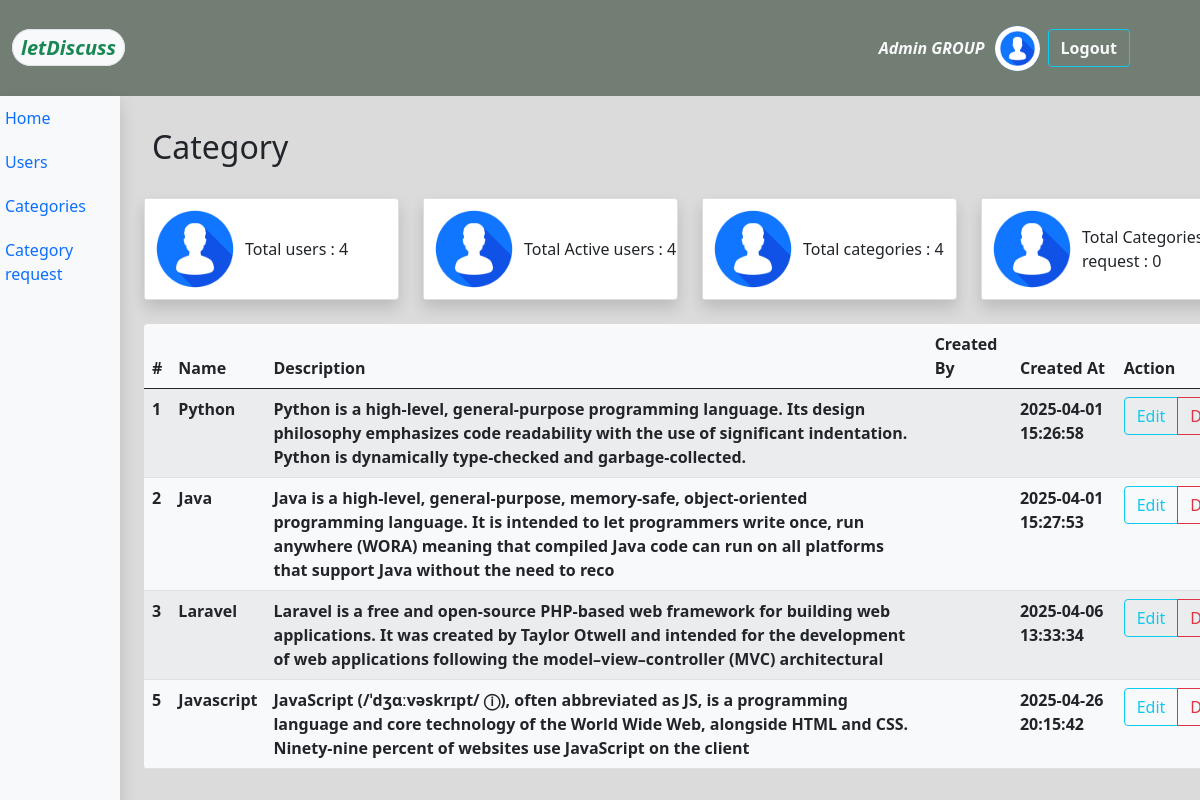
Screenshot of /admin/category.php (signed in) with the database file from the repository.
### tables this page shows
CREATE TABLE `categories` (
  `category_id` int(11) NOT NULL,
  `category_name` varchar(255) NOT NULL,
  `category_description` varchar(255) DEFAULT NULL,
  `created_by` tinyint(11) DEFAULT NULL,
  `created_at` datetime NOT NULL DEFAULT current_timestamp(),
  `updated_at` datetime DEFAULT NULL,
  `is_deleted` tinyint(2) NOT NULL DEFAULT 0 COMMENT '0:not deleted, 1: deleted'
);

### admin/category.php (the view, shortened to what this page needs)
<?php include 'partials/_header.php' ?>
<?php include 'partials/_navBar.php' ?>
<?php include 'partials/_leftNav.php' ?>
<?php
    include '../partial/_dbconnection.php';
    if($_SESSION['loggedin']== true){
    $resultUser =mysqli_query($conn, 'SELECT * FROM users');
    $resultUserCount = mysqli_num_rows($resultUser);
    $resultUserActive =mysqli_query($conn, 'SELECT * FROM users WHERE is_deleted = 0');
    $resultUserActiveCount = mysqli_num_rows($resultUserActive);
    $resultCateogy =mysqli_query($conn, 'SELECT * FROM categories WHERE is_deleted = 0');
    $resultCateogyCount = mysqli_num_rows($resultCateogy);
    $resultCateogyRequest =mysqli_query($conn, 'SELECT * FROM category_requests WHERE req_status = 0');
    $resultCateogyRequestCount = mysqli_num_rows($resultCateogyRequest);
    }else{
        header('location: index.php');
    }
?>
<div class="admin-home-div col-12 container">
    <h2 class="py-3 px-2 my-3">Category</h2>
    <div class="cars-sapce row col-12">
        <div class="total-users-count col-md-3 col-12">
            <div class="card d-flex flex-row align-items-center rounded shadow">
                <div class="image">
                    <img src="../public/images/tradimg.jpg" width="100" height="100" alt="">
                </div>
                <div class="info-about">Total users : <?php echo $resultUserCount ?></div>
            </div>
        </div>
        <div class="total-categories-count col-md-3 col-12">
            <div class="card d-flex flex-row align-items-center rounded shadow">
                <div class="image">
                    <img src="../public/images/tradimg.jpg" width="100" height="100" alt="">
                </div>
                <div class="info-about">Total Active users : <?php echo $resultUserActiveCount ?></div>
            </div>
        </div>
        <div class="total-categories-count col-md-3 col-12">
            <div class="card d-flex flex-row align-items-center rounded shadow">
                <div class="image">
                    <img src="../public/images/tradimg.jpg" width="100" height="100" alt="">
                </div>
                <div class="info-about">Total categories : <?php echo $resultCateogyCount ?></div>
            </div>
        </div>
        <div class="total-categories-count col-md-3 col-12">
            <div class="card d-flex flex-row align-items-center rounded shadow">
                <div class="image">
                    <img src="../public/images/tradimg.jpg" width="100" height="100" alt="">
                </div>
                <div class="info-about">Total Categories request : <?php echo $resultCateogyRequestCount?></div>
            </div>
        </div>
    </div>
    <div class="category-deatils-data mt-4 bg-light rounded ">
        <table class="table table-striped" id="cat-table">
            <thead>
                <tr>
                    <th scope="col">#</th>
                    <th scope="col">Name</th>
                    <th scope="col">Description</th>
                    <th scope="col">Created By</th>
                    <th scope="col">Created At</th>
                    <th scope="col">Action</th>
                </tr>
            </thead>
            <tbody>
                <?php
                    if($resultCateogyCount > 0){
                        while($row = mysqli_fetch_assoc($resultCateogy)){
                            echo ' <tr>
                                    <th>'.$row['category_id'].'</th>
                                    <th>'.$row['category_name'].'</th>
                                    <th>'.$row['category_description'].'</th>
                                    <th>'.$row['created_by'].'</th>
                                    <th>'.$row['created_at'].'</th>
                                    <th>
                                    <div class="btn-group" role="group" aria-label="Basic mixed styles example">
                                        <button type="button" class="editCat btn btn-outline-info" data-bs-toggle="modal" data-bs-target="#editCatModal">Edit</button>
                                        <button type="button" class="deleteCat btn btn-outline-danger" data-bs-toggle="modal" data-bs-target="#deleteCatModal">Delete</button>
                                    </div>
                                    </th>
                                </tr>';
                        }
                    }
                ?>
            </tbody>
        </table>
    </div>
</div>
<?php include 'partials/_footer.php' ?>

### admin/partials/_header.php (shortened to what this page needs)
<!doctype html>
<html lang="en">
  <head>
    <link rel="stylesheet" href="../public/css/css/bootstrap.css">
    <link rel="stylesheet" href="https://cdn.datatables.net/2.2.2/css/dataTables.dataTables.min.css">
     <link rel="stylesheet" href="../public/css/main.css">
  </head>
  <body class="bg-light-grey-whitish">

### admin/partials/_navBar.php (shortened to what this page needs)
<div class="col-12 row vh-20 admin-nav w-100 m-0 div-navbar">
    <div class="left  col-md-6 col-12">
        <a class="navbar-brand" href="home.php"><span class="text-succes fst-italic fw-bold text-success border rounded-pill px-2 py-1 bg-light">letDiscuss</span></a>
    </div>
    <div class="right col-md-6 col-12">
        <div class="user-details d-flex px-5">
            <div class="admin-username-label">
            <span class="text-succes fst-italic fw-bold text-light"><?php echo $_SESSION['loggedin_username'] ?></span>
            </div>
            <div class="user-profile rounded-circle bg-primary">
                <img src="../public/images/tradimg.jpg" class="rounded-circle" alt="" width="45" height="45">
            </div>
            <div class="user-profile text-white admin-username-label ms-2">
                <a href="adminLogout.php" class="fw-bold btn btn-outline-info text-light" style="text-decoration:none;">Logout</a>
            </div>
        </div>
    </div>
</div>

### admin/partials/_leftNav.php
<div class="admin-leftnav-bar bg-light shadow">
    <ul>
        <li><a href="home.php">Home</a></li>
        <li><a href="users.php">Users</a></li>
        <li><a href="category.php">Categories</a></li>
        <li><a href="cat_req.php">Category request</a></li>
        <li><a href=""></a></li>
    </ul>
</div>

### admin/partials/_footer.php (shortened to what this page needs)
</body>
</html>

### public/css/main.css (style rules this page uses)
* { margin:0; padding : 0; }
.bg-light-grey-whitish { background : #DBDBDB; }
.div-navbar { height:12vh; text-align:center; }
.div-navbar .left { text-align:left; display:flex; align-items:center; }
.div-navbar .right { display:flex; justify-content:right; align-items:center; }
.admin-nav { background:#727D73; color:#fff; }
.admin-username-label { display:flex; justify-content:center; align-items:center; margin-right:10px; }
.admin-leftnav-bar { position:fixed; left:0; top:12vh; width:10vw; height:90vh; background:red; display:inline-block; }
.admin-leftnav-bar ul { margin-left:5px; padding:0; list-style-type: none; }
.admin-leftnav-bar li { padding-bottom:10px; padding-top:10px; margin:0; list-style-type: none; }
.admin-leftnav-bar a { text-decoration : none; }
.admin-home-div { position:fixed; left:11vw; top:12vh; height:90vh; display:inline-block; }

### rows the page displays
categories: category_id "1", category_name "Python", category_description "Python is a high-level, general-purpose programming language. Its design philosophy emphasizes code readability with the use of significant indentation. Python is dynamically type-checked and garbage-collected.", created_at "2025-04-01 15:26:58"
categories: category_id "2", category_name "Java", category_description "Java is a high-level, general-purpose, memory-safe, object-oriented programming language. It is intended to let programmers write once, run anywhere (WORA) meaning that compiled Java code can run on all platforms that support Java without the need to reco", created_at "2025-04-01 15:27:53"
categories: category_id "3", category_name "Laravel", category_description "Laravel is a free and open-source PHP-based web framework for building web applications. It was created by Taylor Otwell and intended for the development of web applications following the model–view–controller (MVC) architectural", created_at "2025-04-06 13:33:34"
categories: category_id "5", category_name "Javascript", category_description "JavaScript (/ˈdʒɑːvəskrɪpt/ ⓘ), often abbreviated as JS, is a programming language and core technology of the World Wide Web, alongside HTML and CSS. Ninety-nine percent of websites use JavaScript on the client", created_at "2025-04-26 20:15:42"

### other values shown
$_SESSION['loggedin_username'] "Admin GROUP"
$resultUserCount "4"
$resultUserActiveCount "4"
$resultCateogyCount "4"
$resultCateogyRequestCount "0"
